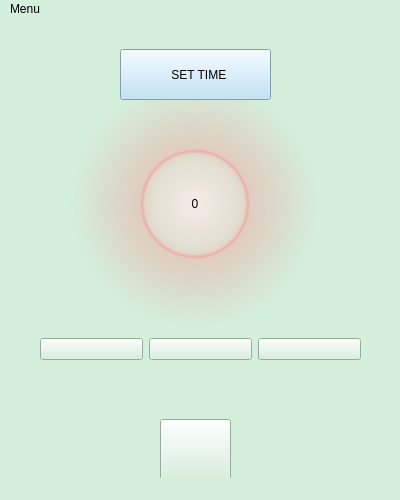
<?xml version="1.0" encoding="UTF-8"?>
<ui version="4.0">
 <class>main_window</class>
 <widget class="QMainWindow" name="main_window">
  <property name="geometry">
   <rect>
    <x>0</x>
    <y>0</y>
    <width>400</width>
    <height>500</height>
   </rect>
  </property>
  <property name="minimumSize">
   <size>
    <width>400</width>
    <height>500</height>
   </size>
  </property>
  <property name="maximumSize">
   <size>
    <width>400</width>
    <height>500</height>
   </size>
  </property>
  <property name="windowTitle">
   <string>Set Timer App</string>
  </property>
  <property name="windowIcon">
   <iconset>
    <normaloff>../../Downloads/stopwatch.png</normaloff>../../Downloads/stopwatch.png</iconset>
  </property>
  <property name="styleSheet">
   <string notr="true">background-color: rgb(212, 239, 220);</string>
  </property>
  <widget class="QWidget" name="centralwidget">
   <widget class="QLabel" name="mainwdw_lbl_showtime">
    <property name="geometry">
     <rect>
      <x>70</x>
      <y>60</y>
      <width>250</width>
      <height>250</height>
     </rect>
    </property>
    <property name="styleSheet">
     <string notr="true">font: 75 28pt &quot;Comic Sans MS&quot;;
background-color: qradialgradient(spread:pad, cx:0.5, cy:0.5, radius:0.5, fx:0.5, fy:0.5, stop:0 rgba(255, 235, 235, 206), stop:0.35 rgba(255, 188, 188, 80), stop:0.4 rgba(255, 162, 162, 80), stop:0.425 rgba(255, 132, 132, 156), stop:0.44 rgba(252, 128, 128, 80), stop:1 rgba(255, 255, 255, 0));</string>
    </property>
    <property name="text">
     <string>0</string>
    </property>
    <property name="alignment">
     <set>Qt::AlignCenter</set>
    </property>
   </widget>
   <widget class="QPushButton" name="mainwdw_btn_exit">
    <property name="geometry">
     <rect>
      <x>160</x>
      <y>400</y>
      <width>71</width>
      <height>61</height>
     </rect>
    </property>
    <property name="text">
     <string/>
    </property>
    <property name="icon">
     <iconset>
      <normaloff>exit.png</normaloff>exit.png</iconset>
    </property>
    <property name="iconSize">
     <size>
      <width>40</width>
      <height>40</height>
     </size>
    </property>
   </widget>
   <widget class="QPushButton" name="mainwdw_btn_settime">
    <property name="geometry">
     <rect>
      <x>120</x>
      <y>30</y>
      <width>151</width>
      <height>51</height>
     </rect>
    </property>
    <property name="cursor">
     <cursorShape>ArrowCursor</cursorShape>
    </property>
    <property name="styleSheet">
     <string notr="true">font: 75 16pt &quot;Comic Sans MS&quot;;
background-color: rgb(180, 221, 246);
</string>
    </property>
    <property name="text">
     <string>  SET TIME</string>
    </property>
    <property name="icon">
     <iconset>
      <normaloff>../../Downloads/stopwatch.png</normaloff>../../Downloads/stopwatch.png</iconset>
    </property>
    <property name="iconSize">
     <size>
      <width>40</width>
      <height>40</height>
     </size>
    </property>
   </widget>
   <widget class="QWidget" name="layoutWidget">
    <property name="geometry">
     <rect>
      <x>40</x>
      <y>270</y>
      <width>321</width>
      <height>121</height>
     </rect>
    </property>
    <layout class="QHBoxLayout" name="horizontalLayout">
     <item>
      <widget class="QPushButton" name="mainwdw_btn_play">
       <property name="focusPolicy">
        <enum>Qt::StrongFocus</enum>
       </property>
       <property name="text">
        <string/>
       </property>
       <property name="icon">
        <iconset>
         <normaloff>play-2.png</normaloff>play-2.png</iconset>
       </property>
       <property name="iconSize">
        <size>
         <width>60</width>
         <height>60</height>
        </size>
       </property>
      </widget>
     </item>
     <item>
      <widget class="QPushButton" name="mainwdw_btn_pause">
       <property name="text">
        <string/>
       </property>
       <property name="icon">
        <iconset>
         <normaloff>pause-button.png</normaloff>pause-button.png</iconset>
       </property>
       <property name="iconSize">
        <size>
         <width>60</width>
         <height>60</height>
        </size>
       </property>
      </widget>
     </item>
     <item>
      <widget class="QPushButton" name="mainwdw_btn_reset">
       <property name="text">
        <string/>
       </property>
       <property name="icon">
        <iconset>
         <normaloff>reset.png</normaloff>reset.png</iconset>
       </property>
       <property name="iconSize">
        <size>
         <width>60</width>
         <height>60</height>
        </size>
       </property>
      </widget>
     </item>
    </layout>
    <zorder>mainwdw_btn_pause</zorder>
    <zorder>mainwdw_btn_reset</zorder>
    <zorder>mainwdw_btn_play</zorder>
   </widget>
   <zorder>layoutWidget</zorder>
   <zorder>mainwdw_btn_exit</zorder>
   <zorder>mainwdw_lbl_showtime</zorder>
   <zorder>mainwdw_btn_settime</zorder>
  </widget>
  <widget class="QMenuBar" name="menubar">
   <property name="geometry">
    <rect>
     <x>0</x>
     <y>0</y>
     <width>400</width>
     <height>21</height>
    </rect>
   </property>
   <widget class="QMenu" name="menuMenu">
    <property name="title">
     <string>Menu</string>
    </property>
    <addaction name="mainwdw_action_about"/>
    <addaction name="mainwdw_action_main"/>
    <addaction name="separator"/>
    <addaction name="mainwdw_action_exit"/>
   </widget>
   <addaction name="menuMenu"/>
  </widget>
  <widget class="QStatusBar" name="statusbar"/>
  <action name="mainwdw_action_about">
   <property name="icon">
    <iconset>
     <normaloff>information.png</normaloff>information.png</iconset>
   </property>
   <property name="text">
    <string>About</string>
   </property>
  </action>
  <action name="mainwdw_action_exit">
   <property name="icon">
    <iconset>
     <normaloff>exit-2.png</normaloff>exit-2.png</iconset>
   </property>
   <property name="text">
    <string>Exit</string>
   </property>
  </action>
  <action name="mainwdw_action_main">
   <property name="icon">
    <iconset>
     <normaloff>stopwatch.png</normaloff>stopwatch.png</iconset>
   </property>
   <property name="text">
    <string>Timer</string>
   </property>
  </action>
 </widget>
 <resources/>
 <connections/>
</ui>
